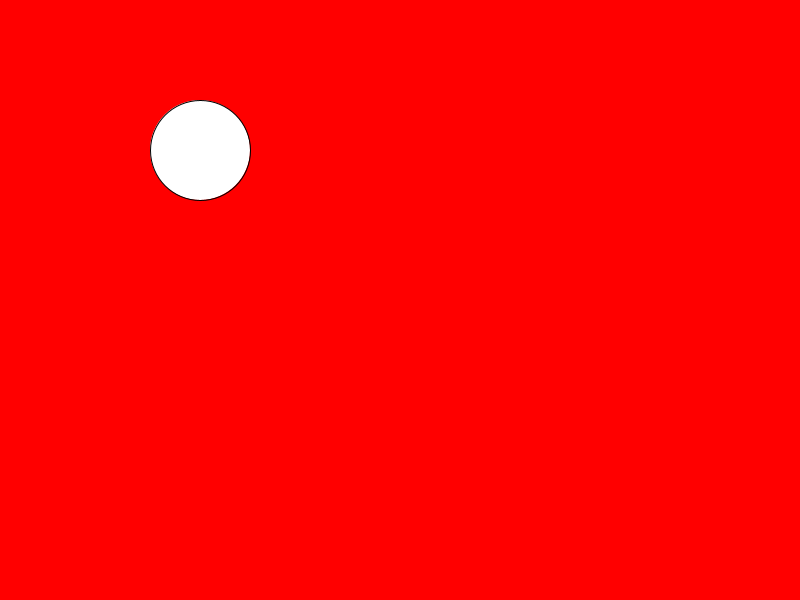
Frame 1 (no input)
Frame 60 (the mouse pressed at the canvas centre just before this capture): identical to frame 1, image omitted
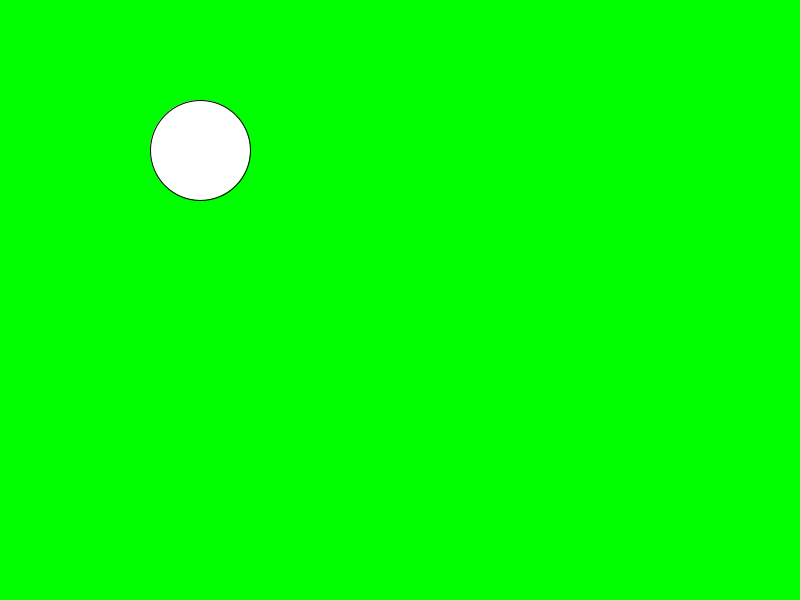
Frame 120 (the mouse held since frame 60 and released just before this capture)

The Processing sketch that drew these frames (run headless with seeded random() and noise(); from frame 60 on, the mouse is pressed at the canvas centre):

// Processing sketch: sketch_150423d_ellipseButton
// ── sketch_150423d_ellipseButton.pde
void setup() {
  size(800, 600);
}
void draw() {


  if (mouseX < width/3) {
    background(255, 0, 0);
  } else if (mouseX >= width/3 && mouseX < width * 2.0/3) {
    background(0, 255, 0);
  } else {
    background(0, 0, 255);
  }
  
  int xPos = 200;
  int yPos = 150;
  int diameter = 100;
  
  
  float distance = dist(xPos, yPos, mouseX, mouseY);
  
  fill(255);
  if(distance <= diameter/2){
    fill(150);
  }

  ellipse(xPos, yPos, diameter, diameter);
  
  
  
}
